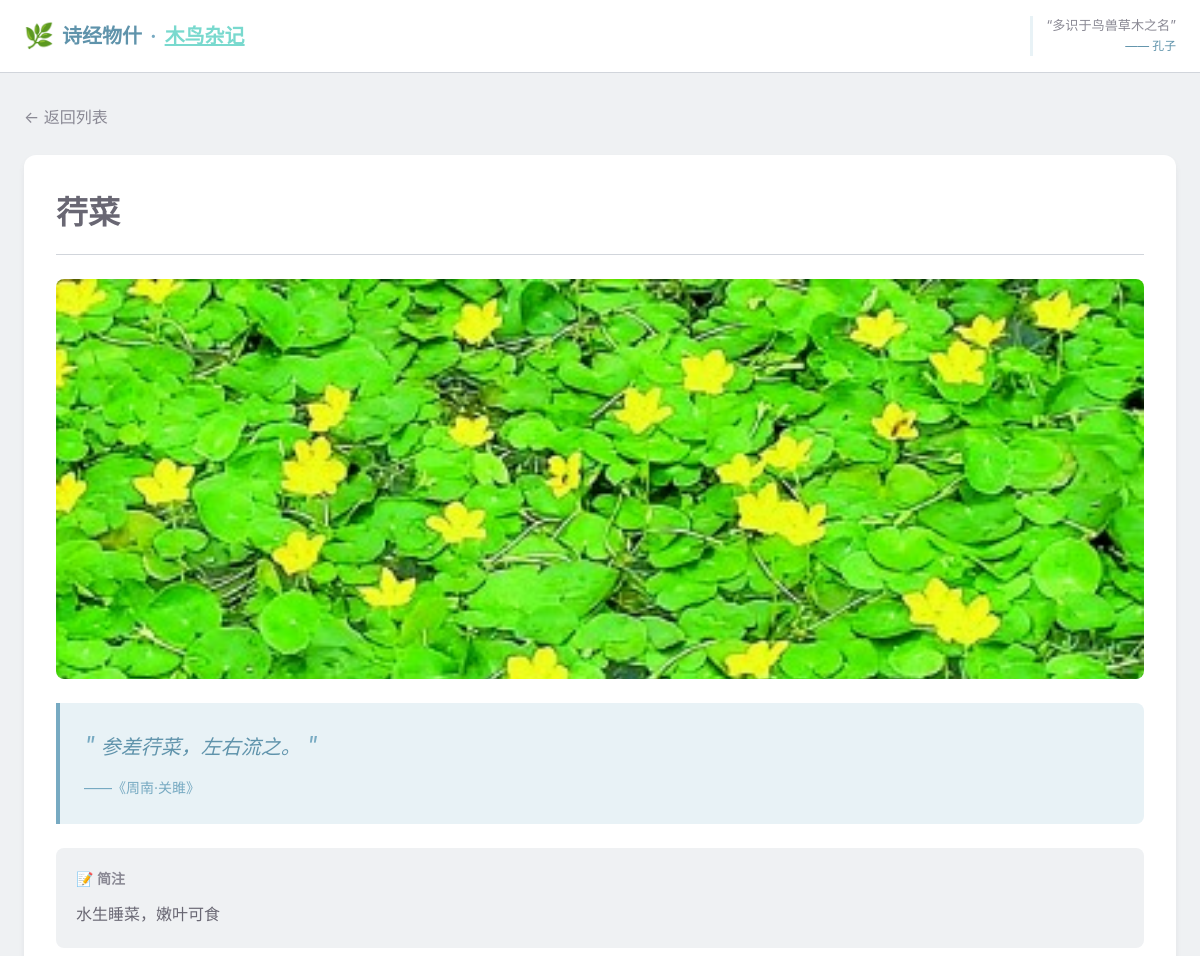
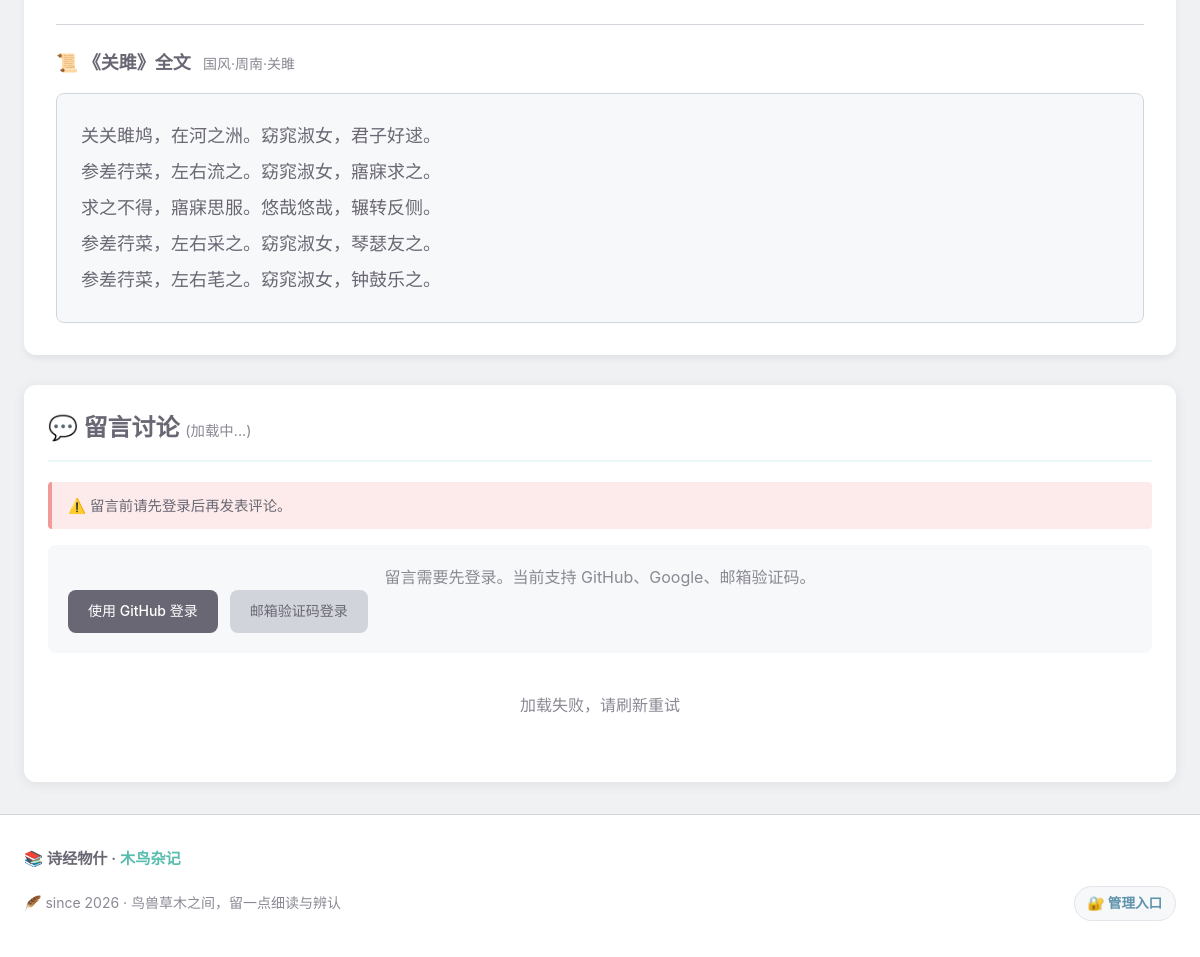
The app's page /item/1 (signed in) with its own data (2 pictures, top to bottom).
### shijing_things/models/models.py (models this page shows, shortened)
class ShijingItem(Base):
    __tablename__ = "shijing_items"
    id = Column(Integer, primary_key=True, index=True)
    name = Column(String(100), nullable=False, index=True)
    category = Column(String(10), nullable=False, index=True)  # 草、木、鸟、兽、虫、鱼
    title = Column(String(100), nullable=False, index=True)  # 所属诗篇标题
    chapter = Column(String(50), nullable=False, index=True)  # 章节（如：国风、小雅）
    section = Column(String(50), nullable=False, index=True)  # 部分（如：周南、鹿鸣之什）
    poem_id = Column(Integer, nullable=False, index=True)  # 诗篇ID
    quote = Column(Text, nullable=False)  # 引用诗句
    description = Column(Text, nullable=True)  # 简要注释
    image_url = Column(String(255), nullable=True, default="")  # 图片路径
    modern_name = Column(String(255), nullable=True, default="")  # 今名
    taxonomy = Column(String(255), nullable=True, default="")  # 纲目属
    symbolism = Column(Text, nullable=True, default="")  # 寓意
    wiki_link = Column(String(255), nullable=True, default="")  # 百科链接

class Poem(Base):
    __tablename__ = "poems"
    id = Column(Integer, primary_key=True, index=True)
    title = Column(String(100), nullable=False, unique=True, index=True)  # 诗名
    chapter = Column(String(50), nullable=False, index=True)  # 章节（如：国风）
    section = Column(String(50), nullable=False, index=True)  # 部分（如：周南）
    content = Column(Text, nullable=False)  # 诗篇内容（JSON 数组字符串）
    full_source = Column(String(100), nullable=False)  # 完整来源（如：国风·周南·关雎）

### shijing_things/routers/pages.py (the view)
@router.get("/item/{item_id}", response_class=HTMLResponse)
def item_detail(item_id: int, request: Request, db: Session = Depends(get_db)):
    item = crud_item.get(db, item_id=item_id)
    if not item:
        raise HTTPException(status_code=404, detail="事物不存在")
    poem = crud_poem.get_by_title(db, title=item.title)
    poem_content = []
    if poem:
        try:
            poem_content = json.loads(poem.content)
        except:
            poem_content = []
    return templates.TemplateResponse("detail.html", {
        "request": request,
        "item": item,
        "poem": poem,
        "poem_content": poem_content,
        "is_admin": is_admin(request),
        "is_oauth_user": is_oauth_user(request),
        "github_login_url": f"/auth/login?next={request.url.path}",
        "wechat_login_url": f"/auth/login?provider=wechat&next={request.url.path}",
        "comment_login_page_url": f"/login?next={request.url.path}",
        "comment_user_name": request.session.get("comment_nickname") or request.session.get("comment_username") or "登录用户",
        "comment_user_avatar": request.session.get("comment_avatar_url") or "",
        "comment_auth_label": get_comment_auth_label(request),
        "google_login_url": f"/auth/login?provider=google&next={request.url.path}",
        "google_oauth_enabled": bool(settings.google_client_id and settings.google_client_secret),
        "wechat_oauth_enabled": bool(settings.wechat_app_id and settings.wechat_app_secret),
    })

### shijing_things/templates/detail.html (shortened to what this page needs)
{% extends "base.html" %}
{% block content %}
<div class="container">
    <a href="/" class="back-link">← 返回列表</a>
    <article class="detail-card">
        <header class="detail-header">
            <h1 class="detail-title">
                {{ item.name }}
                <span class="category-badge category-{{ item.category }}">{{ item.category }}类</span>
            </h1>
        </header>
        <div class="detail-body">
            <div class="detail-image">
                {% if item.image_url %}
                <img src="{{ item.image_url }}" alt="{{ item.name }}">
                {% endif %}
            </div>
            <blockquote class="detail-quote">
                <span class="quote-mark">"</span>
                {{ item.quote }}
                <span class="quote-mark">"</span>
                <cite>——《{{ item.section }}·{{ item.title }}》</cite>
            </blockquote>
            <div class="detail-info">
                {% if item.description %}
                <div class="info-description">
                    <h3>📝 简注</h3>
                    <p>{{ item.description }}</p>
                </div>
                {% endif %}
            </div>
            {% if poem and poem_content %}
            <div class="poem-section">
                <h3 class="poem-title">
                    📜 《{{ poem.title }}》全文
                    <span class="poem-source">{{ poem.full_source }}</span>
                </h3>
                <div class="poem-content">
                    {% for line in poem_content %}
                    <p class="poem-line">{{ line }}</p>
                    {% endfor %}
                </div>
            </div>
            {% endif %}
        </div>
    </article>
    <section class="comments-section" id="comments-section">
        <h2 class="comments-title">
            💬 留言讨论
            <span class="comments-count" id="comments-count">(加载中...)</span>
        </h2>
        <div class="comment-limit-info" id="comment-limit-info" style="display: none;">
            <p class="limit-text"></p>
        </div>
        <div class="comment-login-tip" id="comment-login-tip" {% if is_oauth_user %}style="display: none;"{% endif %}>
            <p>留言需要先登录。当前支持 GitHub、Google、邮箱验证码{% if wechat_oauth_enabled %}，也支持微信登录{% endif %}。</p>
            <div class="comment-login-actions">
                <a class="btn btn-github" href="{{ github_login_url }}">使用 GitHub 登录</a>
                <a class="btn btn-secondary" href="{{ comment_login_page_url }}">邮箱验证码登录</a>
            </div>
        </div>
        <div class="comments-list" id="comments-list">
        </div>
    </section>
</div>
{% endblock %}

### shijing_things/templates/detail.html (style rules this page uses)
.comment-login-actions { display: flex; gap: 0.75rem; flex-wrap: wrap; }

### records on screen
ShijingItem: name "荇菜", image_url (picture), quote "参差荇菜，左右流之。", section "周南", title "关雎", description "水生睡菜，嫩叶可食"
Poem: title "关雎", full_source "国风·周南·关雎"

### other values on screen
{{ line }} "关关雎鸠，在河之洲。窈窕淑女，君子好逑。" "参差荇菜，左右流之。窈窕淑女，寤寐求之。" "求之不得，寤寐思服。悠哉悠哉，辗转反侧。" "参差荇菜，左右采之。窈窕淑女，琴瑟友之。" "参差荇菜，左右芼之。窈窕淑女，钟鼓乐之。"
